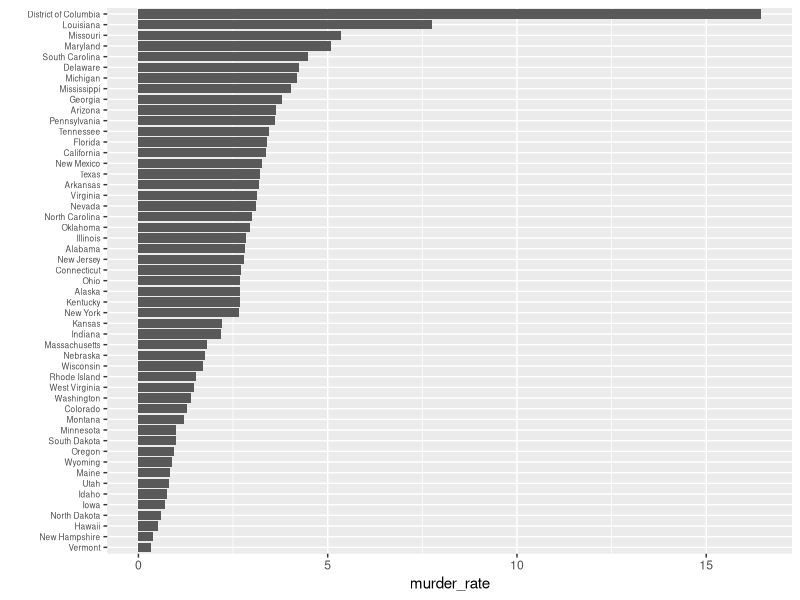
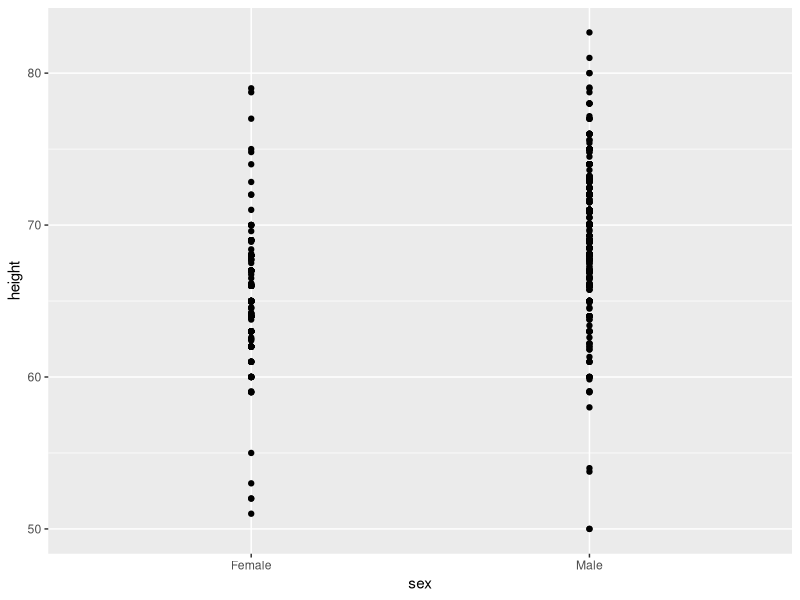
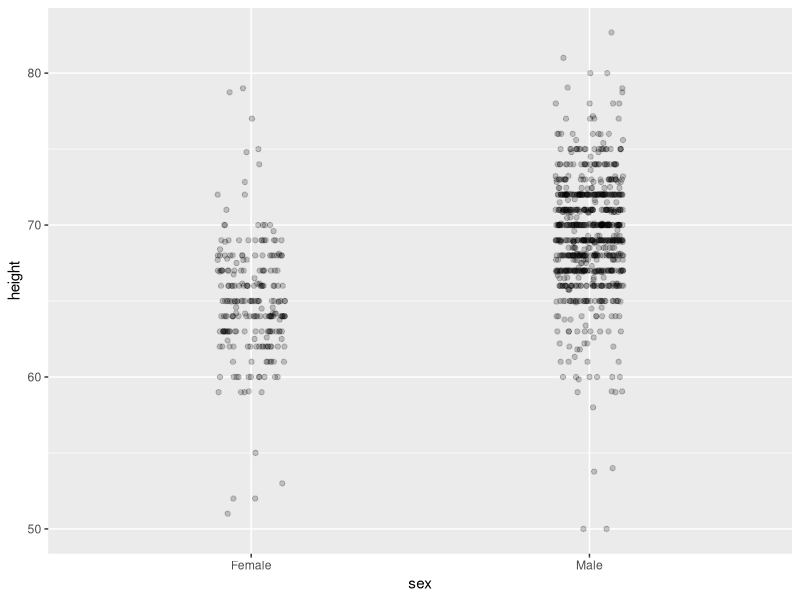
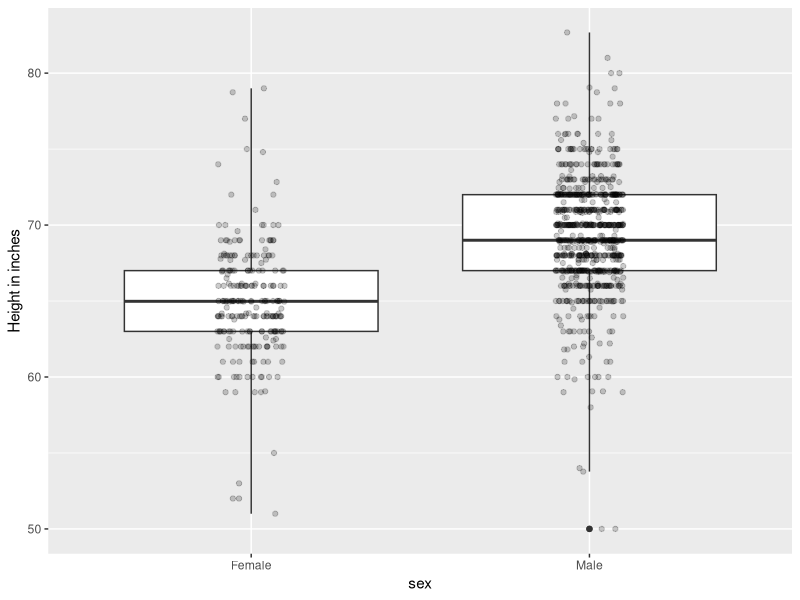
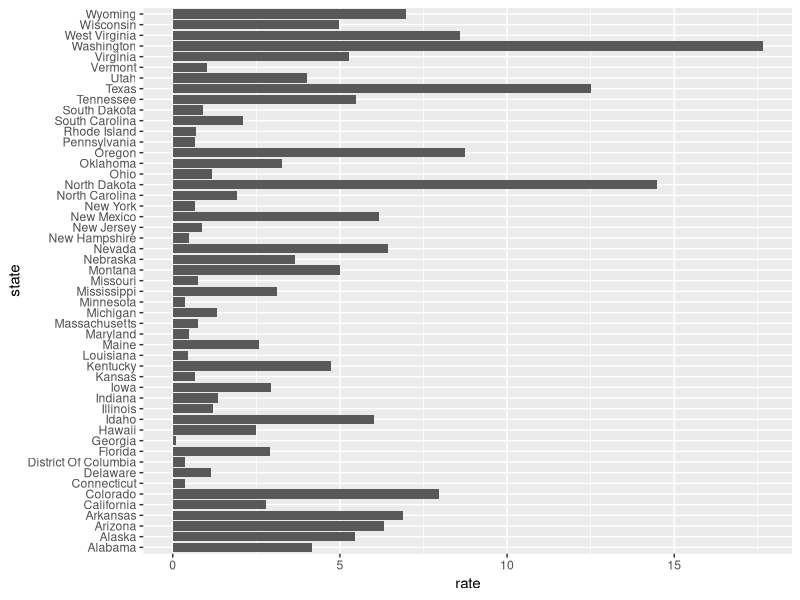
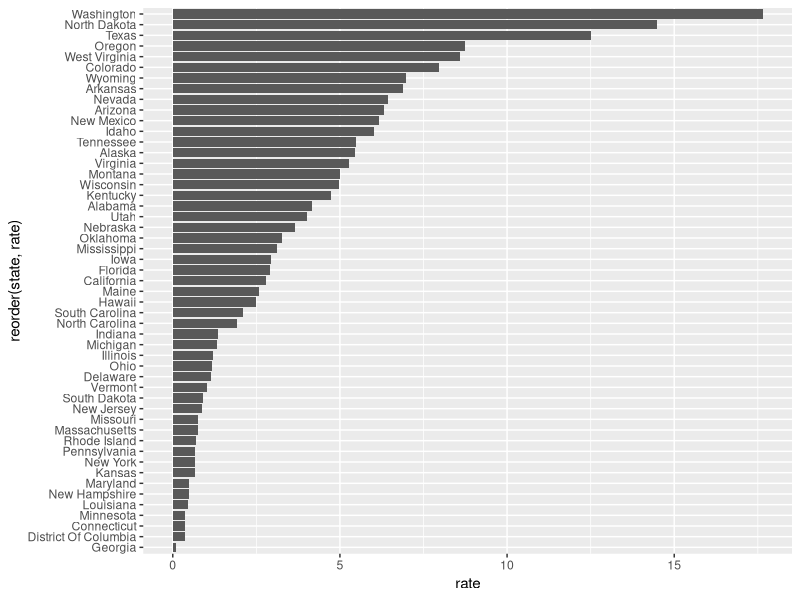
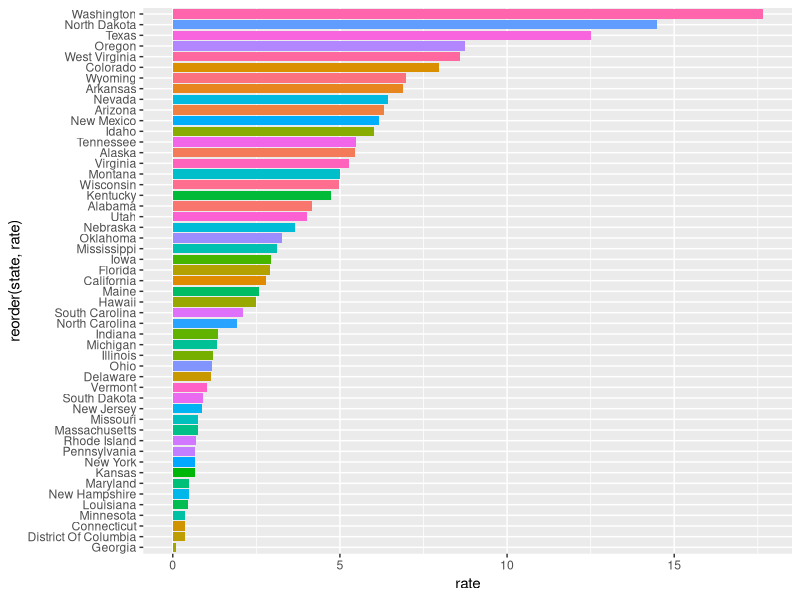
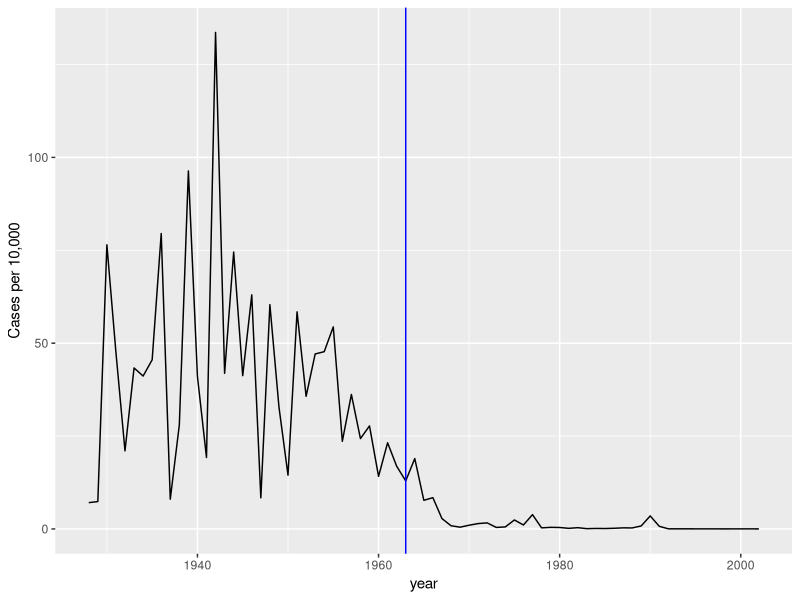

These charts were generated, in order, by the following R code:
#################################################
# Visualización de datos en la práctica
#################################################

library(tidyverse)
library(dslabs)
library(gridExtra)


data(murders)
murders |> mutate(murder_rate = total/ population * 100000) |>
  mutate(state = reorder(state, murder_rate)) |>
  ggplot(aes(state, murder_rate)) +
  geom_bar(stat="identity") +
  coord_flip() +
  theme(axis.text.y = element_text(size = 6)) +
  xlab("")





heights |>
  ggplot(aes(sex, height)) +
  geom_point()


# El gráfico anterior nos da una idea del rango de los datos. 
# Sin embargo, este gráfico también tiene limitaciones, ya que realmente no podemos 
# ver todos los 238 y 812 puntos graficados para mujeres y varones

# jitter añade un pequeño desplazamiento aleatorio a cada punto.
# alpha blending hace que los puntos sean algo transparentes.

heights |>
  ggplot(aes(sex, height)) +
  geom_jitter(width = 0.1, alpha = 0.2)

########################################################

# Si queremos obtener el resumen compacto que ofrecen los diagramas de caja,
# tenemos que alinearlos horizontalmente ya que, por defecto, los diagramas 
# de caja se mueven hacia arriba y hacia abajo según los cambios de altura.


heights |>
  ggplot(aes(sex, height)) +
  geom_boxplot(coef=3) +
  geom_jitter(width = 0.1, alpha = 0.2) +
  ylab("Height in inches")



########################################################


############# EJERCICIOS ###############



data(us_contagious_diseases)

us_contagious_diseases


# reordenamos los niveles de las variables de los estados.

dat <- us_contagious_diseases |>
  filter(year == 1967 & disease=="Measles" & !is.na(population)) |>
  mutate(rate = count/ population * 10000 * 52/ weeks_reporting) 

dat



dat |> ggplot(aes(state, rate)) +  
  geom_bar(stat="identity") +
  coord_flip()




#### ordenar



dat <- us_contagious_diseases |>
  filter(year == 1967 & disease=="Measles" & !is.na(population)) |>
  mutate(rate = count/ population * 10000 * 52/ weeks_reporting, range = rank(rate)) %>%
  arrange(range)

dat


dat |> ggplot(aes(x=reorder(state,rate), y=rate)) + 
  geom_bar(stat="identity") +
  coord_flip()






dat |> ggplot(aes(x=reorder(state,rate), y=rate,  fill= state)) +
  geom_bar(stat="identity") +
  theme(legend.position='none') +
  coord_flip()









########################################################################

library(tidyverse)
library(dslabs)
library(gridExtra)
library(RColorBrewer)

data(us_contagious_diseases)
names(us_contagious_diseases)


# Creamos un objeto dat que almacena solo los datos de sarampión, 
# incluye la tasa por 100,000, ordena a los estados según el valor promedio
# de enfermedad y elimina Alaska y Hawai ya que estos dos se convirtieron 
# en estados a fines de la década de 1950.


the_disease <- "Measles"
dat <- us_contagious_diseases |>
  filter(!state%in%c("Hawaii","Alaska") & disease == the_disease) |>
  mutate(rate = count/ population * 10000 * 52/ weeks_reporting) |>
  mutate(state = reorder(state, rate))


# Graficamos las tasas de enfermedad por año. 
# Aquí están los datos de sarampión de California:
# Añadimos una línea vertical en 1963, 
# ya que es cuando se introdujo la vacuna

dat |> filter(state == "California" & !is.na(rate)) |>
  ggplot(aes(year, rate)) +
  geom_line() +
  ylab("Cases per 10,000") +
  geom_vline(xintercept=1963, col = "blue")



# ¿Ahora podemos mostrar datos para todos los estados en un gráfico? 
#  Tenemos tres variables para incluir: año, estado y tasa.




# Usamos la geometría geom_tile para tejar la región con colores que representan las tasas de enfermedad. 
# Usamos una transformación de raíz cuadrada para evitar que los conteos particularmente altos dominen el gráfico. 



dat |> ggplot(aes(year, state, fill = rate)) +
  geom_tile(color = "grey50") +
  scale_x_continuous(expand=c(0,0)) +
  scale_fill_gradientn(colors = brewer.pal(9, "Reds"), trans = "sqrt") +
  geom_vline(xintercept=1963, col = "blue") +
  theme_minimal() +
  theme(panel.grid = element_blank(),
        legend.position="bottom",
        text = element_text(size = 8)) +
  ggtitle(the_disease) +
  ylab("") + xlab("")



# Observemos que los valores faltantes se muestran en gris. Además, noten que tan pronto una enfermedad
# fue prácticamente erradicada, algunos estados dejaron de informar casos por completo.
# Es por esa razón que vemos tanto gris después de 1980.


# Este gráfico ofrece evidencia preponderante a favor de la contribución de las vacunas. 
# Sin embargo, una limitación es que usa el color para representar la cantidad, que, como explicamos anteriormente, 
# dificulta saber exactamente cuán altos llegan los valores. 

# podemos mostrar el promedio de EE. UU

avg <- us_contagious_diseases |>
  filter(disease==the_disease) |> group_by(year) |>
  summarize(us_rate = sum(count, na.rm = TRUE)/
              sum(population, na.rm = TRUE) * 10000)


avg


# Para hacer el gráfico simplemente usamos la geometría geom_line:

dat |>
  filter(!is.na(rate)) |>
  ggplot() +
  geom_line(aes(year, rate, group = state), color = "grey50",
            show.legend = FALSE, alpha = 0.2, size = 1) +
  geom_line(mapping = aes(year, us_rate), data = avg, size = 1) +
  scale_y_continuous(trans = "sqrt", breaks = c(5, 25, 125, 300)) +
  ggtitle("Cases per 10,000 by state") +
  xlab("") + ylab("") +
  geom_text(data = data.frame(x = 1955, y = 50),
            mapping = aes(x, y, label="US average"),
            color="black") +
  geom_vline(xintercept=1963, col = "blue")
